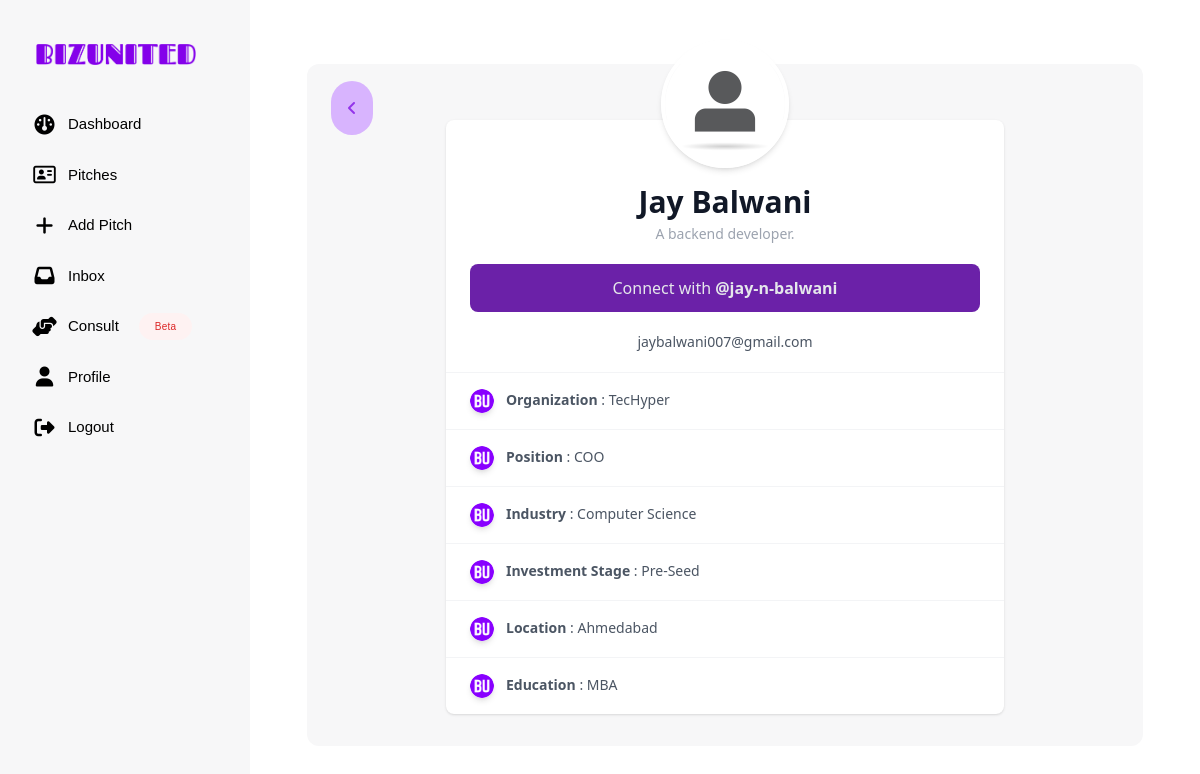
/profile/ (signed in), run on the app's committed database.
### users/models.py (models this page shows, shortened)
class Profile(models.Model):
    ROLE_VALUE = (
        ('inv', 'Investor'),
        ('ent', 'Entrepreneur'),
        ('con', 'Consultant')
        )
    user = models.OneToOneField(User, on_delete=models.CASCADE)
    username = models.CharField(max_length=200, null=True, blank=True)
    email = models.CharField(max_length=200, null=True, blank=True)
    role = models.CharField(max_length=200, choices=ROLE_VALUE)
    first_name = models.CharField(max_length=80, null=True, blank=True)
    last_name = models.CharField(max_length=80, null=True, blank=True)
    profile_pic = models.ImageField(null=True, blank=True, upload_to='profile_pictures/', default='profile_pictures/default.jpg')
    bio = models.TextField(blank=True, null=True)
    socials_linkedin = models.TextField(blank=True, null=True)
    created = models.DateTimeField(auto_now_add=True)
    id = models.UUIDField(default=uuid.uuid4, primary_key=True, unique=True, editable=False)

class Entrepreneur(models.Model):
    STAGES = (
        ('none', 'None'),
        ('pre_seed', 'Pre-Seed'),
        ('seed', 'Seed'),
        ('series_a', 'Series A'),
        ('series_b', 'Series B'),
        ('series_c', 'Series C'),
        ('series_d', 'Series D'),
    )
    profile = models.OneToOneField(Profile, on_delete=models.CASCADE)
    startup = models.CharField(max_length=100, null=True, blank=True)
    org_position = models.CharField(max_length=100, null=True, blank=True)
    industry = models.CharField(max_length=100, null=True, blank=True)
    education = models.CharField(max_length=100, null=True, blank=True)
    investment_stage =  models.CharField(max_length=200, choices=STAGES, null=True, blank=True)
    location = models.CharField(max_length=100, null=True, blank=True)
    created = models.DateTimeField(auto_now_add=True)
    id = models.UUIDField(default=uuid.uuid4, primary_key=True, unique=True, editable=False)

### bizunited/views.py (the view)
# urls.py: path('profile/', views.userProfile, name='user-profile'),
@login_required(login_url='login')
def userProfile(request):
    profile = request.user.profile
    context = {'profile': profile}
    return render(request, 'profile.html', context)

### templates/profile.html (shortened to what this page needs)
{% extends "main.html" %} {% load static %} {% block content %}
<div class="flex">
    {% if user.profile.entrepreneur %}
    {% include "side-nav-ent.html" %}
    {% elif user.profile.investor %}
    {% include "side-nav-inv.html" %}
    {% endif %}
  <div class="mt-16 flex items-start justify-center w-[100%]">
    <div
      class="bg-[#f7f7f8] rounded-xl w-[88%] flex-col justify-center items-center"
    >
      <a
      {% if profile.entrepreneur %}
        href="{% url 'startup-dashboard' %}"
        {% elif profile.investor%}
        href="{% url 'investor-dashboard' %}"
        {% endif %}
        class="relative top-8 left-6 rounded-full bg-purple-300 p-4"
        ><i class="fa-solid fa-angle-left text-purple-600"></i
      ></a>
    <div class="container mx-auto my-8">
        <div>
            <div class="bg-white relative shadow rounded-lg w-5/6 md:w-5/6  lg:w-4/6 xl:w-3/6 mx-auto">
                <div class="flex justify-center">
                    {% if profile.profile_pic %}
                        <img src="{{profile.profile_pic.url}}" alt="" class="rounded-full mx-auto absolute -top-20 w-32 h-32 shadow-md border-4 border-white transition duration-200 transform hover:scale-110">
                    {% endif %}
                </div>
                <div class="mt-16">
                    <h1 class="font-bold text-center text-3xl text-gray-900">{{profile.first_name}} {{profile.last_name}}</h1>
                    <p class="text-center text-sm text-gray-400 font-medium mt-1">{{profile.bio}}</p>
                    <div class="my-5 px-6">
                        <a href="https://linkedin.com/in/{{profile.socials_linkedin}}" class="text-gray-200 block rounded-lg text-center font-medium leading-6 px-6 py-3 bg-purple-800 hover:bg-purple-900 hover:text-white">Connect with <span class="font-bold">@{{profile.socials_linkedin}}</span></a>
                    </div>
                    <div class="flex justify-center items-center my-5 px-6">
                        <p class="text-center text-sm text-gray-600">
                        {{profile.email}}
                        </p>
                    </div>
                    <div class="w-full">
                        <div class="mt-5 w-full flex flex-col items-center overflow-hidden text-sm">
                            {% if profile.entrepreneur %}
                            <a href="#" class="w-full border-t border-gray-100 text-gray-600 py-4 pl-6 pr-3 block hover:bg-gray-100 transition duration-150">
                                <img src="{% static 'images/favicon_io/favicon-32x32.png' %}" alt="" class="rounded-full h-6 shadow-md inline-block mr-2">
                                    <span class="font-bold">Organization</span> : {{profile.entrepreneur.startup}}
                            </a>
                            <a href="#" class="w-full border-t border-gray-100 text-gray-600 py-4 pl-6 pr-3 w-full block hover:bg-gray-100 transition duration-150">
                                <img src="{% static 'images/favicon_io/favicon-32x32.png' %}" alt="" class="rounded-full h-6 shadow-md inline-block mr-2">
                                <span class="font-bold">Position</span> : {{profile.entrepreneur.org_position}}
                            </a>
                            <a href="#" class="w-full border-t border-gray-100 text-gray-600 py-4 pl-6 pr-3 w-full block hover:bg-gray-100 transition duration-150">
                                <img src="{% static 'images/favicon_io/favicon-32x32.png' %}" alt="" class="rounded-full h-6 shadow-md inline-block mr-2">
                                <span class="font-bold">Industry</span> : {{profile.entrepreneur.industry}}
                            </a>
                            <a href="#" class="w-full border-t border-gray-100 text-gray-600 py-4 pl-6 pr-3 w-full block hover:bg-gray-100 transition duration-150">
                                <img src="{% static 'images/favicon_io/favicon-32x32.png' %}" alt="" class="rounded-full h-6 shadow-md inline-block mr-2">
                                <span class="font-bold">Investment Stage</span> : {{profile.entrepreneur.get_investment_stage_display}}
                            </a>
                            <a href="#" class="w-full border-t border-gray-100 text-gray-600 py-4 pl-6 pr-3 w-full block hover:bg-gray-100 transition duration-150 overflow-hidden">
                                <img src="{% static 'images/favicon_io/favicon-32x32.png' %}" alt="" class="rounded-full h-6 shadow-md inline-block mr-2">
                                <span class="font-bold">Location</span> : {{profile.entrepreneur.location}}
                            </a>
                            <a href="#" class="w-full border-t border-gray-100 text-gray-600 py-4 pl-6 pr-3 w-full block hover:bg-gray-100 transition duration-150 overflow-hidden">
                                <img src="{% static 'images/favicon_io/favicon-32x32.png' %}" alt="" class="rounded-full h-6 shadow-md inline-block mr-2">
                                <span class="font-bold">Education</span> : {{profile.entrepreneur.education}}
                            </a>
                            {% endif %}
                        </div>
                    </div>
                </div>
            </div>
        </div>
    </div>
    </div>
  </div>
</div>
{% endblock content %}

### data on the page
Profile: profile_pic (placeholder picture), first_name "Jay", last_name "Balwani", bio "A backend developer.", socials_linkedin "jay-n-balwani", email "jaybalwani007@gmail.com", entrepreneur.startup "TecHyper", entrepreneur.org_position "COO", entrepreneur.industry "Computer Science", entrepreneur.investment_stage "Pre-Seed", entrepreneur.location "Ahmedabad", entrepreneur.education "MBA"
